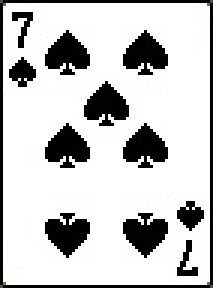
%> input picture Cards/s7.jpg, 71 x 96 px (shown 3 times larger)
$ octave testing.m   (GNU Octave 9; MATLAB toolbox functions it lacks are replaced by stand-ins)
%> lines starting %> are read from the running program, lines starting %| are printed output that depends on the picture; in (x1, y1, x2, y2) boxes, pixels count from 0 and x2, y2 are one past the last pixel; in counts of white or black regions, pixels touching at a corner belong together; the program's own positions count from 1
% ImageDemos.m
%    designed for walk through cell-by-cell -CSL
%
%    requires 7D.jpg (seven of diamonds)
%             QC.jpg (queen of clubs)
%% 1) read in array of color card information
clear all
clf
ACard7D=imread('s7.jpg');
%> ACard7D is the input picture: size 96x71x3 uint8; mean R, G, B 199.8, 199.9, 199.8
ACardQC=imread('s7.jpg');

% basic display
image(ACard7D);
%  try combinations of:
axis xy
axis equal
axis tight
axis image

%% 1.5) flip for subsequent plotting in xy mode
for k=1:3
   ACard7D(:,:,k)=flipud(ACard7D(:,:,k));
   AcardQC(:,:,k)=flipud(ACardQC(:,:,k));
end
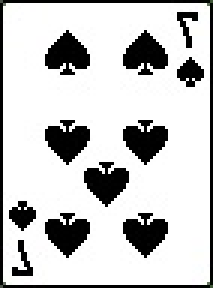
%> ACard7D: size 96x71x3 uint8 (shown 3 times larger); mean R, G, B 199.8, 199.9, 199.8; mean of the top-left, top-right, bottom-left and bottom-right quarters 208.2, 196.1, 191.1, 203.9

%% 2) get Card image dimensions, image ratio
%  set size of card image to be displayed
[ny nx n]=size(ACard7D);
%> ny = 96; nx = 71; n = 3
cardImRatio=ny/nx;
%> cardImRatio = 1.35
cardWidth=2;  % picked just for demo purposes
cardHeight=cardWidth*cardImRatio;
%> cardHeight = 2.7

%% 3) create axis
clf
xmin=0;
xmax=10;
ymin=0;
ymax=6;
axis([xmin xmax ymin ymax]);
axis equal

%% 4) place image on axis with lower left hand corner at xQC,yQC
hCardQC_image=image('CData',ACardQC);
xQC=5;
yQC=1;
set(hCardQC_image,'XData',[xQC xQC+cardWidth]);
set(hCardQC_image,'YData',[yQC yQC+cardHeight]);

%% 4.5) place image on axis with lower left hand corner at x7D,y7D
hCard7D_image=image('CData',ACard7D);
x7D=1;
y7D=1;
set(hCard7D_image,'XData',[x7D x7D+cardWidth]);
set(hCard7D_image,'YData',[y7D y7D+cardHeight]);

%% 5) turn off axis
axis off

%% 5.5) move card across screen and back
xcmax=7;
ycmax=0.5;
N=100;
xc=linspace(0,xcmax,N);
yc=linspace(0,ycmax,N);

for ic=1:N
    set(hCard7D_image,'XData',[x7D+xc(ic) x7D+xc(ic)+cardWidth]);
    set(hCard7D_image,'YData',[y7D+yc(ic) y7D+yc(ic)+cardHeight]);
    axis([xmin xmax ymin ymax]);
    drawnow
end
for ic=N:-1:1
    set(hCard7D_image,'XData',[x7D+xc(ic) x7D+xc(ic)+cardWidth]);
    set(hCard7D_image,'YData',[y7D+yc(ic) y7D+yc(ic)+cardHeight]);
    axis([xmin xmax ymin ymax]);
    drawnow
end


%% 6) create alpha (transparency) array the same size as 7D
%   with hole in the middle. alpha=1 => opaque
%                            alpha=0 => transparent
cardAlpha=ones(ny,nx);
xcenter=ny/2;
%> xcenter = 48
ycenter=nx/2;
%> ycenter = 35.5
rc=50;
for ix=1:nx
    for iy=1:ny
        if sqrt((ix-xcenter)^2+(iy-ycenter)^2)<rc
        cardAlpha(ix,iy)=0;
        end
    end
end
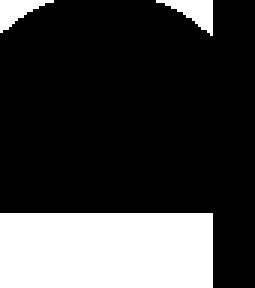
%> cardAlpha: size 96x85 double (shown 3 times larger); values 0 (black) and 1 (white), 24.2% white; 3 white regions, box (x1, y1, x2, y2) and area: (0, 71, 71, 96) 1775, (52, 0, 71, 12) 105, (0, 0, 18, 11) 93

%% 7) show alpha mask on right
CA=cat(3,cardAlpha,cardAlpha,cardAlpha);
hAlphaMask_image=image('CData',CA);
x=8;
y=1;
set(hAlphaMask_image,'XData',[x x+cardWidth]);
set(hAlphaMask_image,'YData',[y y+cardHeight]);

%% 8) delete picture of alpha mask
delete(hAlphaMask_image)

%% 9) apply alpha mask to 7D card
set(hCard7D_image,'AlphaData',cardAlpha);

%% 10) move 7D over QC
xcmax=7;
N=100;
xc=linspace(0,xcmax,N);
for ic=1:N
    set(hCard7D_image,'XData',[x7D+xc(ic) x7D+xc(ic)+cardWidth]);
    drawnow
end
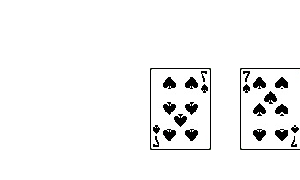
%> figure redrawn from the program's plot data; shown 30 times larger

%% 11) make a surface plot
Nx=100;
x=linspace(-1,1,Nx);
y=linspace(-1,1,Nx);
[X,Y]=meshgrid(x,y);
R=sqrt(X.*X+Y.*Y);
Z=sin(5*pi*R)./R;
surf(X,Y,Z);
colormap('default')

%% 12) experiment with grid lines and shading (rotate3d)
shading flat
shading interp
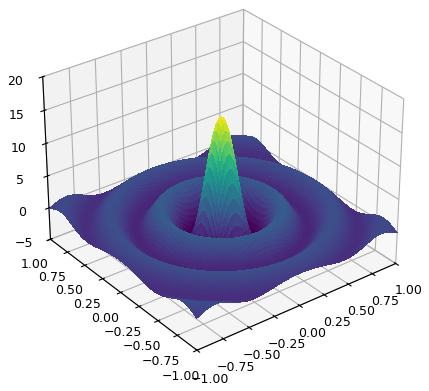
%> figure redrawn from the program's plot data


%% 13) apply texturemap on surface
Nx=100;
x=linspace(-1,1,Nx);
y=linspace(-1,1,Nx);
[X,Y]=meshgrid(x,y);
R=sqrt(X.*X+Y.*Y);
Z=sin(5*pi*R)./R;
surf(X,Y,Z,...
    'FaceColor','texturemap','CData',ACardQC,...
    'EdgeColor','none');
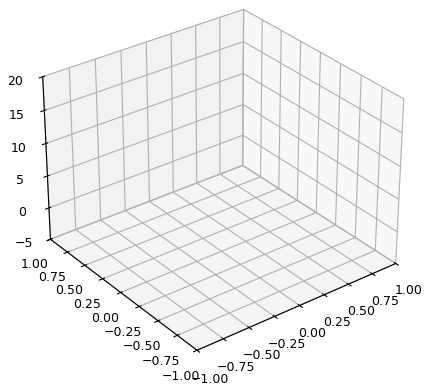
%> figure redrawn from the program's plot data

%% flip 7D back
%      This is just to past it on the back of the QC
for k=1:3
   ACard7D(:,:,k)=flipud(ACard7D(:,:,k));
end
%% 14) create coordinates for surface (just corners)
x=[-1 1];
y=[-1 1]*cardImRatio;
%> y = [-1.35 1.35]
z=[0 0];
[X,Y] = meshgrid(x,y);
% --- displays image on surface object
Z=zeros(2,2);

%% 15) create surface with image of 7D card on it and alpha hole in it
h_img = surf(X,Y,Z,...
    'FaceColor','texturemap','CData',ACard7D,...
    'FaceAlpha','texture','AlphaData',cardAlpha,'AlphaDataMapping','none',...
    'EdgeColor','none');
    axis(1.5*[-1 1 -1 1 -1 1])
%%  16) add QC card on top of it
hold on
    deltaz=1e-2;
    h_img2 = surf(X,Y,Z+deltaz,...
        'FaceColor','texturemap','CData',ACardQC);
    set(h_img2,'EdgeColor','none');
hold off;

%% 17) create hgtransform and add two card images as children
ht = hgtransform;
set(h_img,'Parent',ht)
set(h_img2,'Parent',ht);
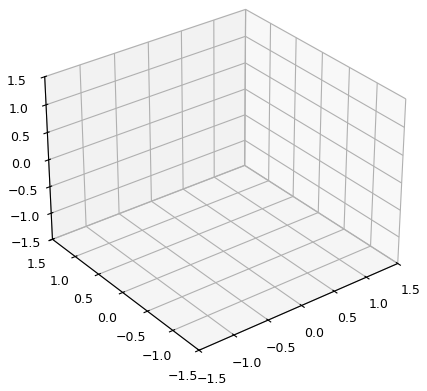
%> figure redrawn from the program's plot data

%   rotate hgtransform object around y axis
Nth=60;
for ith=1:Nth
    ry_angle = -(ith/Nth)*pi;
%> (the run ends here)

$ run again, with Cards/s1.jpg copied over Cards/s7.jpg
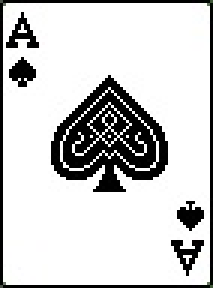
%> input picture Cards/s1.jpg, 71 x 96 px (shown 3 times larger)
%> ACard7D is the input picture: size 96x71x3 uint8; mean R, G, B 204.5, 204.5, 204.4
%> after the loop `for k=1:3`:
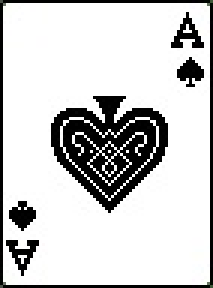
%> ACard7D: size 96x71x3 uint8 (shown 3 times larger); mean R, G, B 204.5, 204.5, 204.4; mean of the top-left, top-right, bottom-left and bottom-right quarters 216.5, 195, 198.1, 208.4
%> after the loop `for ic=1:N`:
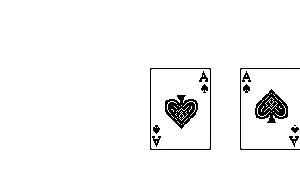
%> figure redrawn from the program's plot data; shown 30 times larger

$ run again, with Cards/s10.jpg copied over Cards/s7.jpg
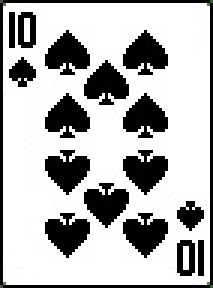
%> input picture Cards/s10.jpg, 71 x 96 px (shown 3 times larger)
%> ACard7D is the input picture: size 96x71x3 uint8; mean R, G, B 181.5, 181.5, 181.5
%> after the loop `for k=1:3`:
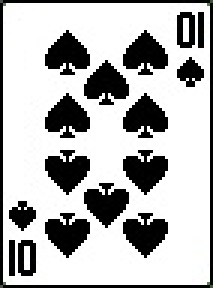
%> ACard7D: size 96x71x3 uint8 (shown 3 times larger); mean R, G, B 181.5, 181.5, 181.5; mean of the top-left, top-right, bottom-left and bottom-right quarters 191.5, 171.8, 171.7, 191
%> after the loop `for ic=1:N`:
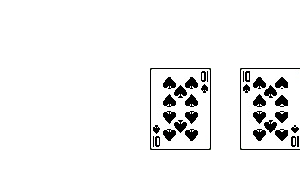
%> figure redrawn from the program's plot data; shown 30 times larger

$ run again, with Cards/s2.jpg copied over Cards/s7.jpg
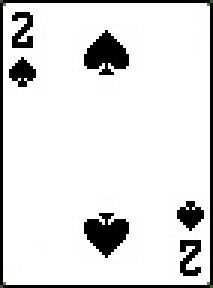
%> input picture Cards/s2.jpg, 71 x 96 px (shown 3 times larger)
%> ACard7D is the input picture: size 96x71x3 uint8; mean R, G, B 224.2, 224.3, 224.2
%> after the loop `for k=1:3`:
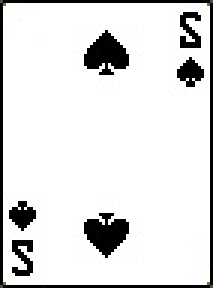
%> ACard7D: size 96x71x3 uint8 (shown 3 times larger); 17.81% of pixels changed, all inside (x1, y1, x2, y2) = (0, 0, 71, 96)
%> after the loop `for ic=1:N`:
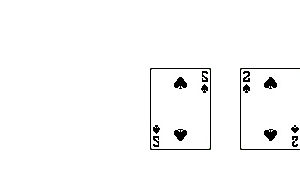
%> figure redrawn from the program's plot data; shown 30 times larger
